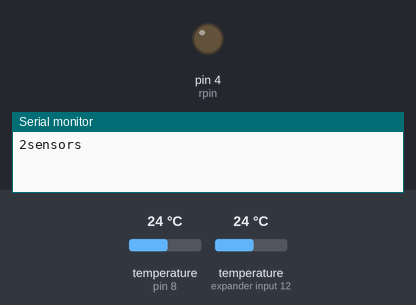
This sketch was run on a simulated Arduino Uno, built with avr-gcc and run on an emulated ATmega328P. Shown: output pins drawn as LEDs (lit = HIGH), the last lines printed to the serial monitor. The inputs (shaded band) are chosen by the test bench; at power-on: temperature (sensors on pin 8, expander input 12) 24 °C.

Above: at 0.1 s.
At 0.8 s:
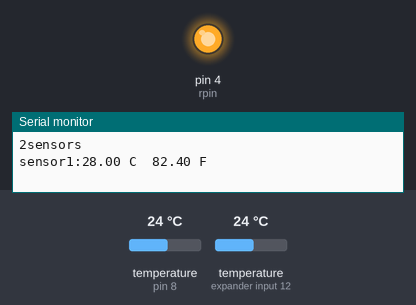
Timing chart, 0 to 2.3 s (numbered marks = the images above):
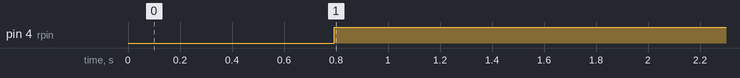

The sketch:

sketch_feb16a.ino
```cpp
#include <OneWire.h>
#include <DallasTemperature.h>

#define ONE_WIRE_BUS 8

OneWire oneWire(ONE_WIRE_BUS);

DallasTemperature sensors(&oneWire);
int rpin = 4;
float Celsius1 = 0;//
float Fahrenheit1 = 0;
float Celsius2 = 0;
float Fahrenheit2 = 0;
int deviceCount=0;
void setup() {
  pinMode(rpin,OUTPUT);
  sensors.begin();
  Serial.begin(9600);
  deviceCount=sensors.getDeviceCount();
  Serial.print(deviceCount,DEC);
  Serial.println("sensors");
}

void loop() {
  sensors.requestTemperatures();

  Celsius1 = 4+sensors.getTempCByIndex(0);
  Fahrenheit1 = sensors.toFahrenheit(Celsius1);

  Celsius2 = 3.5+sensors.getTempCByIndex(1);
  Fahrenheit2 = sensors.toFahrenheit(Celsius2);
  Serial.print("sensor1:");
  Serial.print(Celsius1);
  Serial.print(" C  ");
  Serial.print(Fahrenheit1);
  Serial.println(" F");
  Serial.print("sensor2:");
  Serial.print(Celsius2);
  Serial.print(" C  ");
  Serial.print(Fahrenheit2);
  Serial.println(" F");
  if (Celsius1<Celsius2+3)//here as our second sensor is not working we are going to replace celsius 2 by our body temperature
    {digitalWrite(rpin,HIGH);}
    else
    digitalWrite(rpin,LOW);
  delay(1000);
}
```

Measured:
- by itself, pin 4 (rpin): LOW → HIGH at 0.79 s
